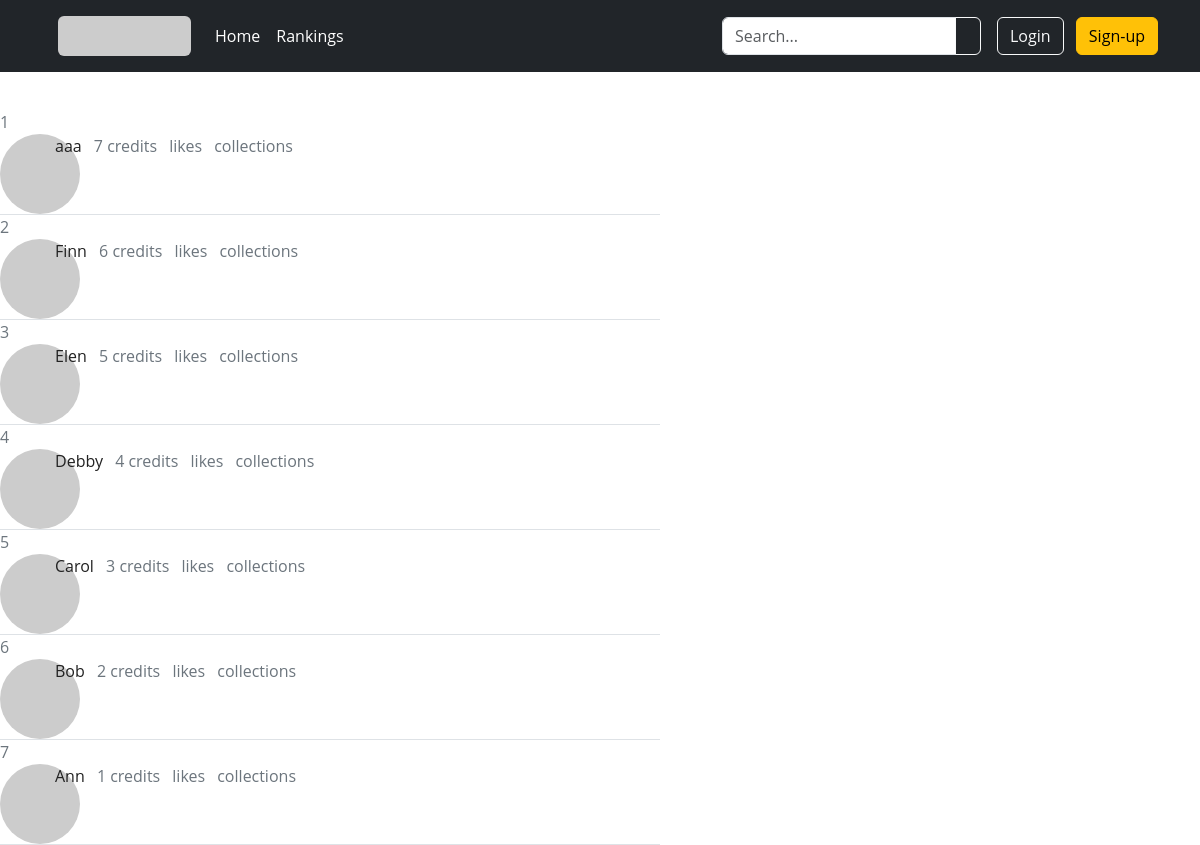
Page /ranking-page on the earlier database version.
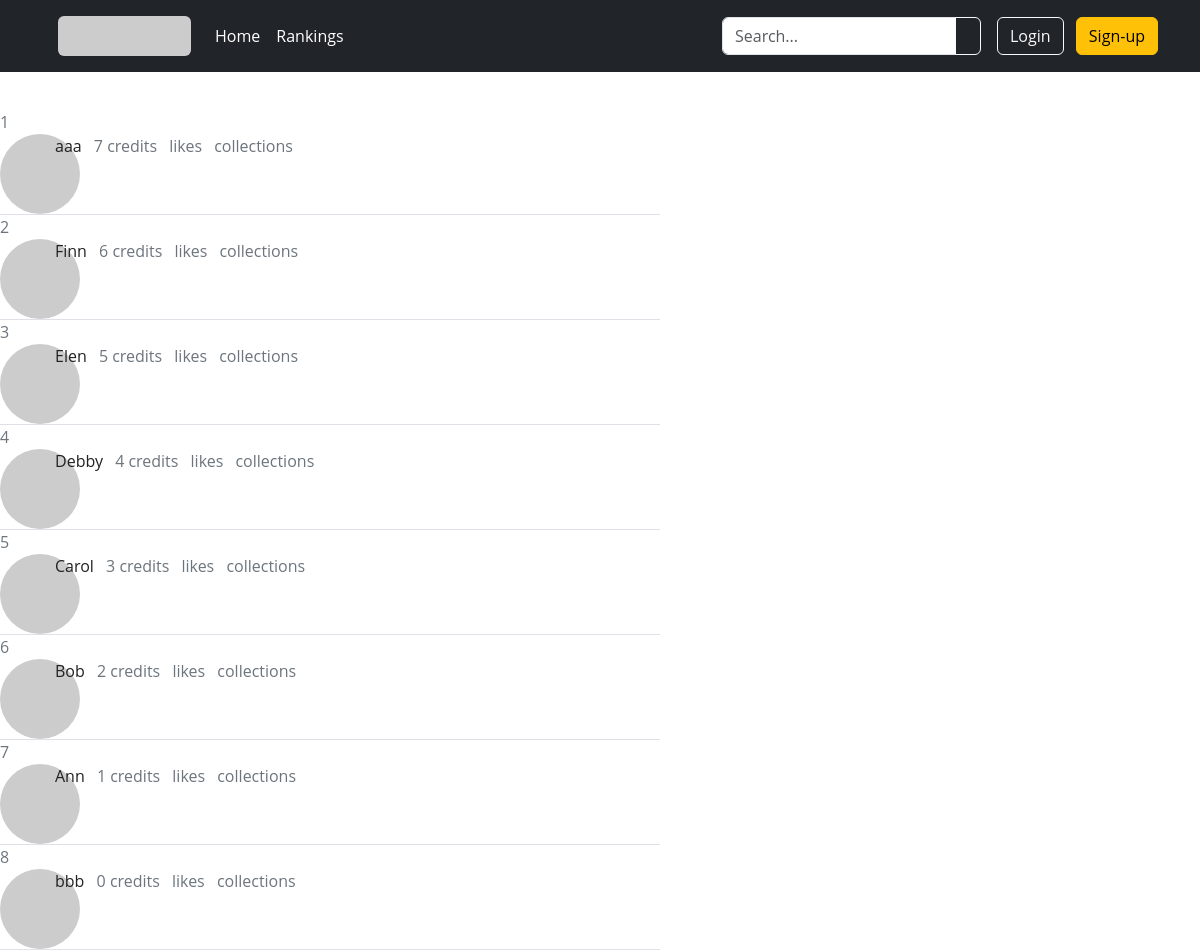
Same page on the later database version.
### app/models.py (models this page shows, shortened)
class User(db.Model, UserMixin):
    id = db.Column(db.Integer, primary_key=True)
    username = db.Column(db.String(16), index=True, unique=True)
    email = db.Column(db.String(64), index=True, unique=True)
    password_hash = db.Column(db.String(256))
    credit = db.Column(db.Integer, default=0)
    posts = db.relationship('Post', backref='author', lazy=True)
    comments = db.relationship('Comment', backref='author', lazy='dynamic')

### app/routes.py (the view)
@app.route('/ranking-page')
def rankingPage():
    users = User.query.order_by(desc(User.credit)).all()
    for user in users:
        user.robohash_url = robohash_url(user.email)
    return render_template("ranking-page.html", title='Ranking-Page', users=users)

### app/routes.py (called while the page is built)
def robohash_url(text):
    return f"https://robohash.org/{text}"

### app/templates/ranking-page.html (shortened to what this page needs)
{% extends "base.html" %}
{% block style %}
<link rel="stylesheet" href="{{ url_for('static', filename='css/index.css') }}" />
{% endblock %}
{% block main %}
<div class="col-md-9 column">
  <div class="row clearfix">
    {% for user in users %}
    <div class="col-md-10 column row">
      <div class="col-md-11 column row clearfix list-margin border-0 border-bottom">
        <span class="text-secondary">{{ loop.index }}</span>
        <div class="col-md-1 column">
          <img alt="Profile Picture" src= "{{ user.robohash_url }}" class="rounded-circle" />
        </div>
        <div class="col-md-11">
          <ul class="list-inline">
            <li class="h6 list-inline-item">{{ user.username }}</li>
            <li class="text-secondary list-inline-item">
              {{ user.credit }} credits
            </li>
            <li class="text-secondary list-inline-item">
              {{ user.likes }} likes
            </li>
            <li class="text-secondary list-inline-item">
              {{ user.collections }} collections
            </li>
          </ul>
        </div>
      </div>
    </div>
    {% endfor %}
  </div>
</div>
{% endblock %}

### app/templates/base.html (shortened to what this page needs)
<!DOCTYPE html>
<html lang="en">
<head>
    <link href="https://cdn.jsdelivr.net/npm/bootstrap@5.3.3/dist/css/bootstrap.min.css" rel="stylesheet">
    <link rel="stylesheet" href="https://cdn.jsdelivr.net/npm/bootstrap-icons@1.11.3/font/bootstrap-icons.min.css">
    <link rel="stylesheet" href="{{ url_for('static', filename='css/base.css') }}" />
    {% block style %}{% endblock %}
</head>
<body>
    <header class="p-3 bg-dark text-white fixed-top">
        <div class="container">
            <div class="d-flex flex-wrap align-items-center justify-content-center justify-content-lg-start">
                <a href="/" class="d-flex align-items-center mb-2 mb-lg-0 mx-3 text-white text-decoration-none">
                    <img alt="logo" src="https://placehold.co/133x40" class="rounded" />
                </a>
                <ul class="nav col-12 col-lg-auto me-lg-auto mb-2 justify-content-center mb-md-0">
                    <li><a href="/" class="nav-link px-2 text-white">Home</a></li>
                    <li><a href="ranking-page" class="nav-link px-2 text-white">Rankings</a></li>
                </ul>
                <form class="col-12 col-lg-auto mb-3 mb-lg-0 me-lg-3" method="get" action="{{ url_for('search') }}">
                    <div class="input-group">
                        <input type="search" class="form-control form-control-dark" placeholder="Search..." aria-label="Search" name="search_keywords">
                        <button class="btn btn-outline-light" type="submit">
                        </button>
                    </div>
                </form>
                <div class="text-end">
                    {% if current_user.is_authenticated %}
                    <div class="user-info">
                        <span class="text-light me-3">Welcome, <a href="{{ url_for('personalProfile') }}">{{ current_user.username }}</a></span>
                        <span class="text-light me-3">Credits: {{ current_user.credit }}</span>
                        <a class="btn btn-warning" href="{{ url_for('logout') }}">Log Out</a>
                    </div>
                    {% else %}
                    <button type="button" id="loginButton" class="btn btn-outline-light me-2" data-bs-toggle="modal" data-bs-target="#ModalToggle">Login</button>
                    <button type="button" class="btn btn-warning" data-bs-toggle="modal" data-bs-target="#staticBackdrop">Sign-up</button>
                    {% endif %}
                </div>
            </div>
        </div>
    </header>
    <main>
        {% block main %}{% endblock %}
    </main>
</body>
</html>

### app/static/css/base.css (style rules this page uses)
* { box-sizing: border-box; margin: 0; padding: 0; }
body { font-family: 'Open Sans', sans-serif; color: #222; overflow-x: hidden; }

### app/static/css/index.css (style rules this page uses)
main { margin-top: 110px; }

Differences in the rows shown:
added User: username "bbb", credit "0"
